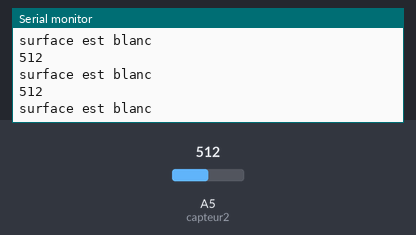
This sketch was run on a simulated Arduino Uno, built with avr-gcc and run on an emulated ATmega328P. Parts: the last lines printed to the serial monitor. Inputs (shaded band) come from the test bench; at power-on: A5 (capteur2) = 512.

Above: at 2.7 s.
2.8 s: A5 (capteur2) set to 285
At 3.6 s:
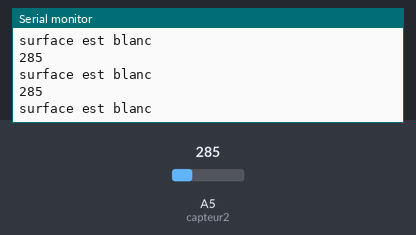
5.8 s: A5 (capteur2) set to 275
At 6.7 s:
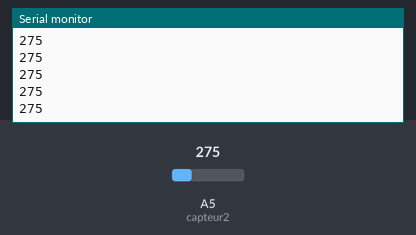
Timing chart, 0 to 8.8 s (numbered marks = the images above; inputs shaded):
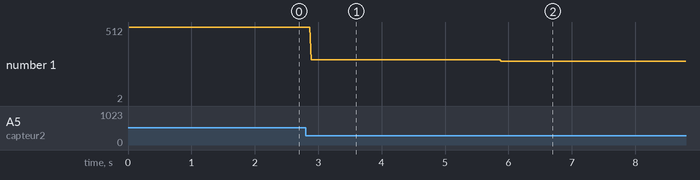

Measured:
- the behaviour switches between 276 and 275 on A5 (capteur2) (found by bisection; images 1 and 2)
- after the input at 2.8 s, the serial monitor: prints a new line after 0.09 s (image 1)
- after the input at 5.8 s, the serial monitor: prints a new line after 0.09 s (image 2)
- plotted number 1: 512 → 285 after the input at 2.8 s, 285 → 2 after the input at 5.8 s

The sketch:

codecaptheorique.ino
```cpp
#define capteur1 A0
#define capteur2 A5

void setup() {

  pinMode(capteur1,INPUT);
  pinMode(capteur2,INPUT);
  Serial.begin(9600);

}

void loop() {

  /*Si capteur > 275
    surface est blanc
si capteur < 275
    surface est noir */

    if(analogRead (capteur2) >275)
    {
      Serial.println("surface est blanc");

    }
    if (analogRead(capteur2) <275)
    {
      Serial.println("surface est noir ");
    }
  Serial.println(analogRead(capteur2));

}
```
